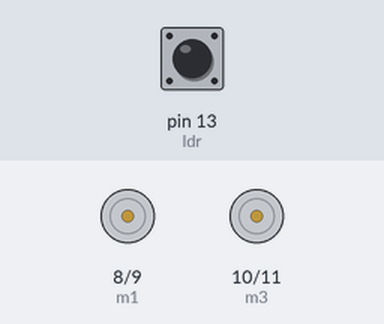
Recording of a sketch running on a simulated Arduino Uno, built with avr-gcc and run on an emulated ATmega328P. On the bench: motor-driver pin pairs drawn as motors (green arrow = first pin HIGH = forward, orange = second pin HIGH = backward, longer = more drive). The inputs (shaded band) are chosen by the test bench; at power-on: pin 13 (ldr) HIGH. What the sketch prints to the serial monitor is not drawn.

Above: at 1.2 s.
1.3 s: pin 13 (ldr) driven LOW
At 2.5 s:
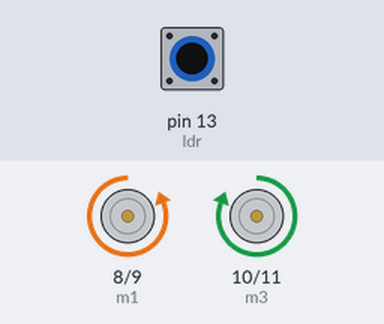
2.8 s: pin 13 (ldr) driven HIGH
At 3.7 s:
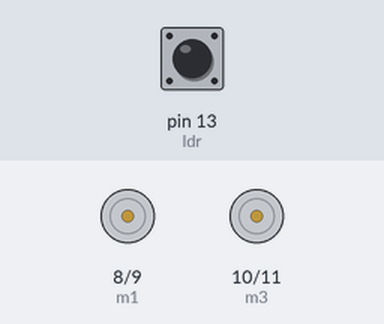
5.8 s: pin 13 (ldr) pulsed LOW 5 times (0.12 s each, 0.3 s apart)
At 6.01 s:
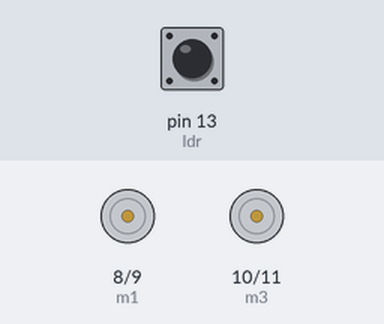
Timing chart, 0 to 8.8 s (numbered marks = the images above; inputs shaded):
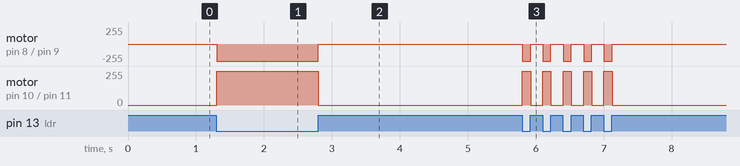

Measured:
- after the input at 1.3 s, motor on pin 8 (m1) / pin 9 (m2): stopped → backward 255/255 at once; motor on pin 10 (m3) / pin 11 (m4): stopped → forward 255/255 at once
- after the input at 2.8 s, motor on pin 8 (m1) / pin 9 (m2): backward 255/255 → stopped at once; motor on pin 10 (m3) / pin 11 (m4): forward 255/255 → stopped at once
- after the input at 5.8 s, motor on pin 8 (m1) / pin 9 (m2): alternates backward 255/255 for 0.12 s and stopped for 0.18 s, 10 changes in all, then stays stopped, starting at once; motor on pin 10 (m3) / pin 11 (m4): alternates forward 255/255 for 0.12 s and stopped for 0.18 s, 10 changes in all, then stays stopped, starting at once

The sketch:

Motor_LDR_4-6-18.ino
```cpp
int ldr=13;
int m1=8;
int m2=9;
int m3=10;
int m4=11;
void setup()
{
  pinMode(ldr, INPUT);
  pinMode(m1, OUTPUT);
  pinMode(m2, OUTPUT);
  pinMode(m3, OUTPUT);
  pinMode(m4, OUTPUT);
  Serial.begin(9600);
}
void loop()
{
  long data = digitalRead(ldr);
//  Serial.println(ldr);
  if (data == LOW)
  {
    digitalWrite(m1, LOW);
    digitalWrite(m2, HIGH);
    digitalWrite(m3, HIGH);
    digitalWrite(m4, LOW);
    Serial.println("forword");
  }
  else
  {
   digitalWrite(m1, LOW);
   digitalWrite(m2, LOW);
   digitalWrite(m3, LOW);
   digitalWrite(m4, LOW);
   Serial.println("back");
  }
}
```
